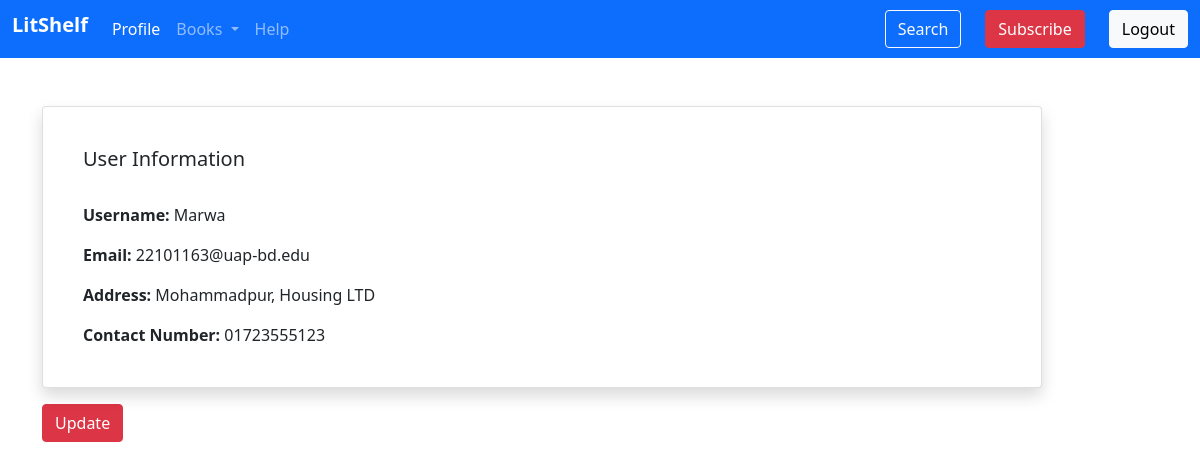
Page /log_profile/ (signed in) on the committed database.
### myapp/models.py (models this page shows, shortened)
class User(AbstractUser):
    USER_TYPE_CHOICES = (
        ('normal', 'User'),
        ('shopowner', 'Shop Owner'),
    )
    user_id = models.UUIDField(primary_key=True, default=uuid.uuid4, editable=False)
    username = models.CharField(max_length=100, unique=True)  # Ensure username is unique
    user_type = models.CharField(max_length=10, choices=USER_TYPE_CHOICES, default='normal')
    address = models.TextField(blank=True, null=True)
    contact_number = models.CharField(max_length=15, blank=True, null=True)
    groups = models.ManyToManyField(
        Group,
        related_name='user_groups',  # Unique related_name
        blank=True
    )
    user_permissions = models.ManyToManyField(
        Permission,
        related_name='user_permissions',  # Unique related_name
        blank=True
    )

### myapp/views.py (the view)
# urls.py: path('log_profile/', login_user.log_profile, name='log_profile'),
@login_required
def log_profile(request):
    return render(request, 'login_user/log_profile.html', {'user': request.user})

### template/login_user/log_profile.html (shortened to what this page needs)
{% extends "login_user/log_base.html" %}
{% block content %}
<div class="container mt-5">
    <div class="card p-4 shadow" style="width: 1000px;">
        <div class="card-body">
            <h5 class="card-title">User Information</h5>
            <br>
            <p class="card-text"><strong>Username:</strong> {{ user.username }}</p>
            <p class="card-text"><strong>Email:</strong> {{ user.email }}</p>
            {% if user.address %}
            <p class="card-text"><strong>Address:</strong> {{ user.address }}</p>
            {% else %}
            <p class="card-text"><strong>Address:</strong> Not provided</p>
            {% endif %}
            {% if user.contact_number %}
            <p class="card-text"><strong>Contact Number:</strong> {{ user.contact_number }}</p>
            {% else %}
            <p class="card-text"><strong>Contact Number:</strong> Not provided</p>
            {% endif %}
        </div>
    </div>
    <a href="{% url 'update_profile' %}" class="btn btn-danger mt-3">Update</a>
</div>
{% endblock %}

### rows in the picture
User: username "Marwa", email "22101163@uap-bd.edu", address "Mohammadpur, Housing LTD", contact_number "01723555123"
